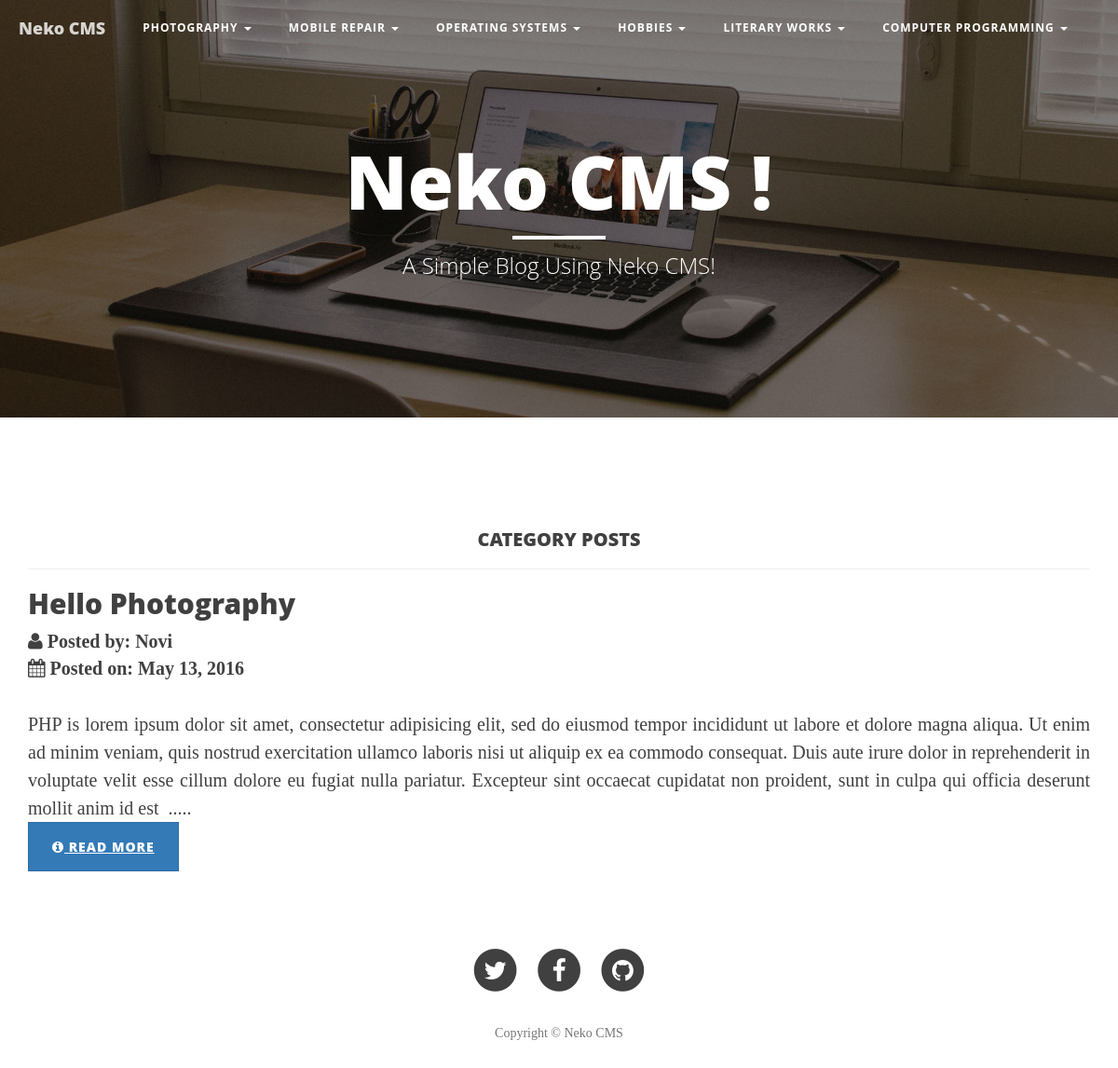
The page /category/3 on the database its author committed.
### tables this page shows
CREATE TABLE IF NOT EXISTS `pages` (
  `pageID` int(11) NOT NULL AUTO_INCREMENT,
  `page_name` varchar(255) NOT NULL,
  `page_slug` varchar(255) NOT NULL,
  PRIMARY KEY (`pageID`)
);

CREATE TABLE IF NOT EXISTS `posts` (
  `postID` int(11) NOT NULL AUTO_INCREMENT,
  `title` varchar(255) NOT NULL,
  `slug` text NOT NULL,
  `content` longtext NOT NULL,
  `date_posted` date NOT NULL,
  `posted_by` int(11) NOT NULL,
  `parent_category` int(11) NOT NULL,
  PRIMARY KEY (`postID`)
);

CREATE TABLE IF NOT EXISTS `users` (
  `usrs_ID` int(11) NOT NULL AUTO_INCREMENT,
  `usrs_UID` varchar(10) NOT NULL,
  `usrs_username` varchar(20) NOT NULL,
  `usrs_full_name` varchar(100) NOT NULL,
  `usrs_pw` varchar(255) NOT NULL,
  `usrs_email` varchar(255) NOT NULL,
  `usrs_date_added` date NOT NULL,
  `usrs_last_logged` datetime NOT NULL,
  `usrs_role` enum('admin','writer') NOT NULL,
  PRIMARY KEY (`usrs_ID`)
);

### application/modules/home/controllers/Home.php (called while the page is built, shortened)
<?php
class Home extends CI_Controller {
  private $theme;
    public function __construct() {
        $this->load->helper(array('url','text'));
        $this->load->library(array('session','pagination','twitterbootstrap','form_validation','pageslib','themelib'));
        $this->load->model(array('home_model'));
        if($this->themelib->is_custom_theme_activated()=='Yes'){
          $this->theme = $this->themelib->get_custom_theme_path();
        }else{
          $this->theme = '';
        }
    }
    public function category($parent_category=NULL,$offset=0){
        if(ctype_digit($parent_category)){
           $config['total_rows'] =$this->home_model->countpost_from_category($parent_category);
           $data['categ_posts']=$this->home_model->allpost_from_category($parent_category,$offset,5);
           $data['css_files']=$this->twitterbootstrap->load_css_files();
           $data['js_files']=$this->twitterbootstrap->load_js_files();
           $data['pages'] =$this->home_model->_getHomeData('pages',NULL);
           $data['page_title']='Category Posts';
           $this->load->view('tpl/'.$this->theme.'head',$data);
           $this->load->view('tpl/'.$this->theme.'navbar',$data);
           $this->load->view('category-post',$data);
           $this->load->view('tpl/'.$this->theme.'footer',$data);
        }else{
            show_404();
            exit();
        }
    }
}

### index.php (called while the page is built, shortened)
<?php
require_once BASEPATH.'core/CodeIgniter.php';

### application/modules/home/models/Home_model.php (called while the page is built, shortened)
<?php
class Home_model extends CI_Model{
		public function _getHomeData($table,$params,$limit=NULL,$orderby=NULL){
		 $query = $this->db->get();
		 return $query->result_array();
	}
	   public function allpost_from_category($parent_category,$offset,$limit){
			    $this->db->where('posts.parent_category',$parent_category);
			    $this->db->order_by("posts.postID", "DESC");
			    $query=$this->db->get('posts',$limit,$offset);
			    return $query->result_array();
   }
	public function countpost_from_category($parentID){
		        $this->db->from('posts');
		        $this->db->where('posts.parent_category',$parentID);
		        $db_results=$this->db->get();
		        $numrows=$db_results->num_rows();
		        return $numrows;
   }
}

### application/modules/home/libraries/Pageslib.php (called while the page is built, shortened)
<?php
class Pageslib{
	private $CI;
	public function __construct(){
		$this->CI = &get_instance();
	}
	public function getAuthorFullName($userId){
		$data = $this->CI->home_model->_getHomeData('users',array(array('field'=>'usrs_ID','parameter'=>$userId)));
		foreach($data as $index){
			return $index['usrs_full_name'];
		}
	}
}

### application/modules/home/views/category-post.php (the view, shortened to what this page needs)
<div class="container" style="margin-top: 70px;">
<div class="row">
	<div class="col-md-12">
	<h1 style="text-align: center; margin-top: 50px; font-size: 20px;" >CATEGORY POSTS </h1>
	<hr>
	<?php foreach($categ_posts as $index): ?>
		<h2 style="text-align: left;"><a href="<?php echo base_url('article').'/'.$index['slug']; ?>"><?php echo $index['title']; ?></a></h2>
		<strong><?php echo "<i class='fa fa-user'></i>  Posted by: ".$this->pageslib->getAuthorFullName($index['posted_by']); ?></strong>
		<br>
		<strong><?php echo "<i class='fa fa-calendar'></i> Posted on: ".date('F j,  Y',strtotime($index['date_posted']));?></strong>
		<?php
        $content = strip_tags($index['content']);
        if (strlen($content) > 250) {
          $stringCut = substr($content, 0, 500);
          $string_to_replace=".....";
            $content= substr($stringCut, 0, strrpos($stringCut, ' '))."  ".$string_to_replace;
            echo "<p style='text-align: justify;'>".$content." <br><a href='".base_url('article').'/'.$index['slug']."' class='btn btn-primary btn-sm'><i class='fa fa-info-circle'></i> Read More </a></p>";
         }
        ?>
	<?php endforeach; ?>
	</div>
	</div>
</div>

### application/modules/home/views/tpl/custom-themes/clean_blog/navbar.php (shortened to what this page needs)
<nav class="navbar navbar-default navbar-custom navbar-fixed-top">
    <div class="container-fluid">
        <div class="navbar-header page-scroll">
            <a class="navbar-brand" href="<?php echo base_url();?>">Neko CMS</a>
        </div>
        <div class="collapse navbar-collapse" id="bs-example-navbar-collapse-1">
      <ul class="nav navbar-nav">
      <?php foreach($pages as $page){?>
        <li class="dropdown">
          <a style="font-size: 12px; font-weight: bold;" href="#" class="dropdown-toggle" data-toggle="dropdown" role="button" aria-haspopup="true" aria-expanded="false"><?php echo $page['page_name'];?> <span class="caret"></span></a>
        </li>
      <?php } ?>
      </ul>
        </div>
    </div>
</nav>
 <header class="intro-header" style="background-image: <?php echo "url('".base_url('custom_css/home-bg.jpg')."')"; ?>">
    <div class="container">
        <div class="row">
            <div class="col-lg-8 col-lg-offset-2 col-md-10 col-md-offset-1">
                <div class="site-heading">
                    <h1>Neko CMS !</h1>
                    <hr class="small">
                    <span class="subheading">A Simple Blog Using Neko CMS!</span>
                </div>
            </div>
        </div>
    </div>
</header>

### custom_css/cleanblog.css (style rules this page uses)
body { font-family: Lora, 'Times New Roman', serif; font-size: 20px; color: #404040 }
p { line-height: 1.5; margin: 30px 0 }
p a { text-decoration: underline }
h1, h2, h3, h4, h5, h6 { font-family: 'Open Sans', 'Helvetica Neue', Helvetica, Arial, sans-serif; font-weight: 800 }
a { color: #404040 }
hr.small { max-width: 100px; margin: 15px auto; border-width: 4px; border-color: #fff }
.navbar-custom { position: absolute; top: 0; left: 0; width: 100%; z-index: 3; font-family: 'Open Sans', 'Helvetica Neue', Helvetica, Arial, sans-serif }
.navbar-custom .navbar-brand { font-weight: 800 }
.navbar-custom .nav li a { text-transform: uppercase; font-size: 12px; font-weight: 800; letter-spacing: 1px }
@media only screen and (min-width:768px) { .navbar-custom { background: 0 0; border-bottom: 1px solid transparent } }
@media only screen and (min-width:768px) { .navbar-custom .navbar-brand { color: #fff; padding: 20px } }
@media only screen and (min-width:768px) { .navbar-custom .nav li a { color: #fff; padding: 20px } }
@media only screen and (min-width:1170px) { .navbar-custom { -webkit-transition: background-color .3s; -moz-transition: background-color .3s; transition: background-color .3s; -webkit-transform: translate3d(0, 0, 0); -moz-transform: translate3d(0, 0, 0); -ms-transform: translate3d(0, 0, 0); -o-transform: translate3d(0, 0, 0); transform: translate3d(0, 0, 0); -webkit-backface-visibility: hidden; backface-visibility: hidden } }
.intro-header { background-color: gray; background: no-repeat center center; background-attachment: scroll; -webkit-background-size: cover; -moz-background-size: cover; background-size: cover; -o-background-size: cover; margin-bottom: 50px }
.intro-header .site-heading, .intro-header .post-heading, .intro-header .page-heading { padding: 100px 0 50px; color: #fff }
@media only screen and (min-width:768px) { .intro-header .site-heading, .intro-header .post-heading, .intro-header .page-heading { padding: 150px 0 } }
.intro-header .site-heading, .intro-header .page-heading { text-align: center }
.intro-header .site-heading h1, .intro-header .page-heading h1 { margin-top: 0; font-size: 50px }
.intro-header .site-heading .subheading, .intro-header .page-heading .subheading { font-size: 24px; line-height: 1.1; display: block; font-family: 'Open Sans', 'Helvetica Neue', Helvetica, Arial, sans-serif; font-weight: 300; margin: 10px 0 0 }
@media only screen and (min-width:768px) { .intro-header .site-heading h1, .intro-header .page-heading h1 { font-size: 80px } }
.btn { font-family: 'Open Sans', 'Helvetica Neue', Helvetica, Arial, sans-serif; text-transform: uppercase; font-size: 14px; font-weight: 800; letter-spacing: 1px; border-radius: 0; padding: 15px 25px }
body { webkit-tap-highlight-color: #0085a1 }

### rows shown on the page
pages: page_name "PHOTOGRAPHY"
pages: page_name "MOBILE REPAIR"
pages: page_name "OPERATING SYSTEMS"
pages: page_name "HOBBIES"
pages: page_name "LITERARY WORKS"
pages: page_name "COMPUTER PROGRAMMING"
posts: title "Hello Photography", posted_by.usrs_full_name "Novi", date_posted "May 13, 2016", content "PHP is lorem ipsum dolor sit amet, consectetur adipisicing elit, sed do eiusmod tempor incididunt ut labore et dolore magna aliqua. Ut enim ad minim veniam, quis nostrud exercitation ullamco laboris nisi ut aliquip ex ea commodo consequat. Duis aute irure dolor in reprehenderit in voluptate velit esse cillum dolore eu fugiat nulla pariatur. Excepteur sint occaecat cupidatat non proident, sunt in culpa qui officia deserunt mollit anim id est ....."
